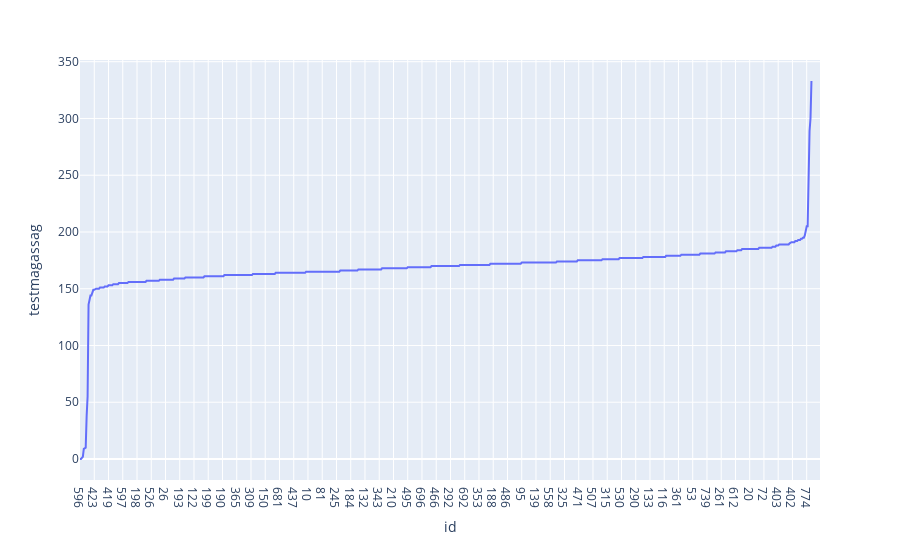

Notebook code for this chart:
### Markdown cell above
**Blokk 3.4** Ismételjük meg az előző eljárást a *testmagassag* oszlopra is!

### Code cell
import plotly.express as px

szem = szem.sort_values(by='testmagassag', ascending=True)
fig = px.line(szem, x='id', y='testmagassag')
fig.update_xaxes(type='category') #ez ahhoz kell, hogy az x tengelyt kategórikusnak tekintse, s ne akarja az alapján rendezni az értékeket...
fig.show()

### Figure 1 — Plotly figure (JSON) as saved in the notebook; plotly's stock layout.template omitted (floating-point values rounded to 4 significant figures; data arrays with more than 128 entries replaced by an {"elided": "..."} marker saying what was removed)
{"data": [{"hovertemplate": "id=%{x}<br>testmagassag=%{y}<extra></extra>", "legendgroup": "", "line": {"color": "#636efa", "dash": "solid"}, "marker": {"symbol": "circle"}, "mode": "lines", "name": "", "orientation": "v", "showlegend": false, "type": "scatter", "x": {"elided": "780 int values"}, "xaxis": "x", "y": {"elided": "780 float values"}, "yaxis": "y"}], "layout": {"legend": {"tracegroupgap": 0}, "margin": {"t": 60}, "xaxis": {"anchor": "y", "domain": [0, 1], "title": {"text": "id"}, "type": "category"}, "yaxis": {"anchor": "x", "domain": [0, 1], "title": {"text": "testmagassag"}}}}
